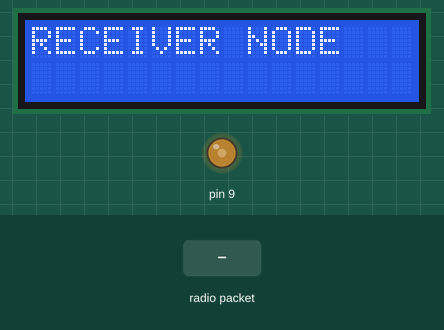
A sketch run on a simulated Arduino Uno, built with avr-gcc and run on an emulated ATmega328P. Parts: 16×2 character LCD, output pins drawn as LEDs (lit = HIGH). The inputs (shaded band) are chosen by the test bench. No radio packets arrive unless stated; what the sketch prints to the serial monitor is not drawn.

Above: at 0.1 s.
At 1.1 s:
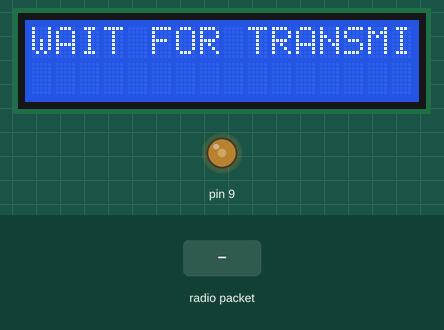
At 5.3 s:
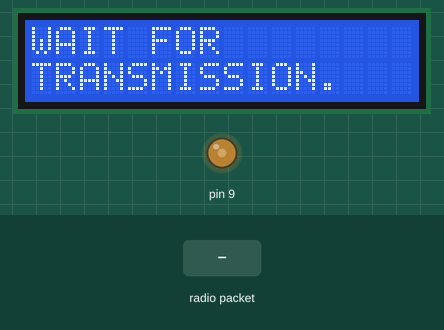
5.4 s: radio packet "1" arrives
Timing chart, 0 to 8.4 s (numbered marks = the images above; inputs shaded):
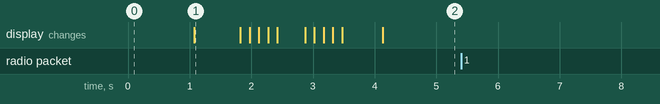

Measured:
- after the input at 5.4 s, every drawn part: stays the same
- what the display in image 1 shows lasts 0.7 s, from 1.1 s to 1.8 s

The sketch:

Text_Receiver_LCD.ino
```cpp
#include <SPI.h>
#include <RF24.h>
#include <RF24_config.h>
#include <nRF24L01.h>
#include <printf.h>
#include <LiquidCrystal.h>

#define CE_PIN 7
#define CSN_PIN 8

const int rs = 12, en = 11, d4 = 5, d5 = 4, d6 = 3, d7 = 2;

//instantiate a radio object
RF24 radio(CE_PIN, CSN_PIN);

//create lcd object
LiquidCrystal lcd(rs, en, d4, d5, d6, d7);

// addresses for the node
uint8_t address[][6] = { "1NODE", "2NODE" };

bool radioNumber = 0;  // 0: address[0] for transmission, 1: address[1] for transmission.

String payload;

void setup() {
  // go ahead and set contrast for the lcd
  analogWrite(9, 100);

  lcd.begin(16, 2);
  //  init serial
  Serial.begin(115200);
  while (!Serial) {
    //  ensure serial is established
  }

  // init transceiver
  if (!radio.begin()) {
    Serial.println("RADIO NOT RESPONDING");
    lcd.print("RADIO NOT RESPONDING");
    while (true) {}  // hold in infinite loop if radio could not begin.
  }

  //print which node this is
  Serial.println("** THIS IS TEXT RECEIVER NODE **");
  lcd.print("RECEIVER NODE");
  delay(1000);
  Serial.println("** WAIT FOR TRANSMISSION **");
  lcd.setCursor(0, 0);
  lcd.print("WAIT FOR TRANSMISSION");
  delay(750);
  for (int i = 5; i != 0; i--) {lcd.scrollDisplayLeft(); delay(150);}
  delay(300);
  for (int i = 5; i != 0; i--) {lcd.scrollDisplayRight(); delay(150);}
  delay(500);
  lcd.clear();
  //  set PA level to low for testing
  radio.setPALevel(RF24_PA_LOW);

  radio.openReadingPipe(1, address[!radioNumber]);

  radio.startListening();
}

void loop() {
  uint8_t pipe;
  lcd.setCursor(0, 0);
  lcd.print("WAIT FOR ");
  lcd.setCursor(0, 1);
  lcd.print("TRANSMISSION.");
  //delay(750);
  //for (int i = 5; i != 0; i--) {lcd.scrollDisplayLeft(); delay(150);}
  //delay(300);
  //for (int i = 5; i != 0; i--) {lcd.scrollDisplayRight(); delay(150);}
  if (radio.available(&pipe)) {
    char buffer[32];  // Ensure it's zero-initialized
    radio.read(&buffer, sizeof(buffer));
    payload = String(buffer);

    Serial.print("Received ");
    Serial.print(strlen(buffer));
    Serial.print(" bytes on pipe ");
    Serial.println(pipe);

    Serial.print("Message: ");
    Serial.println(payload);
  }
}
```
